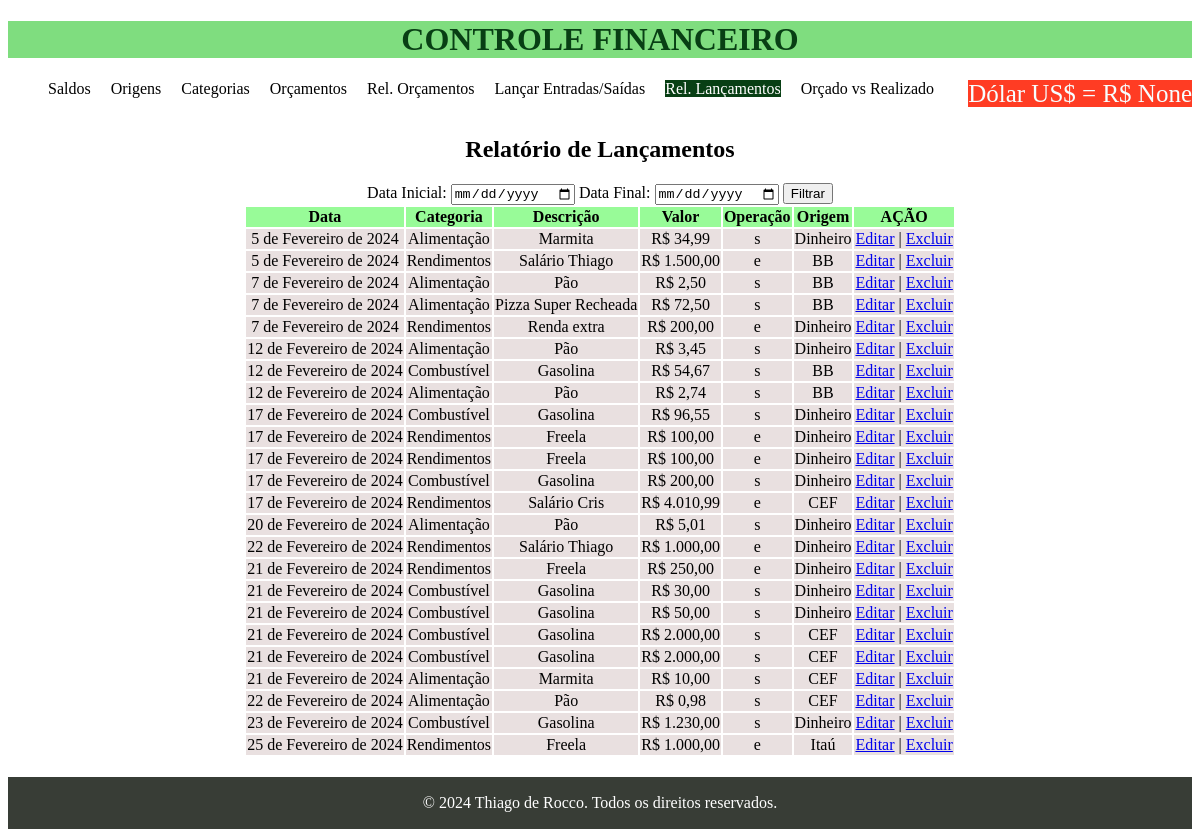
/rel-lctos/, run on an earlier commit of the app's database.
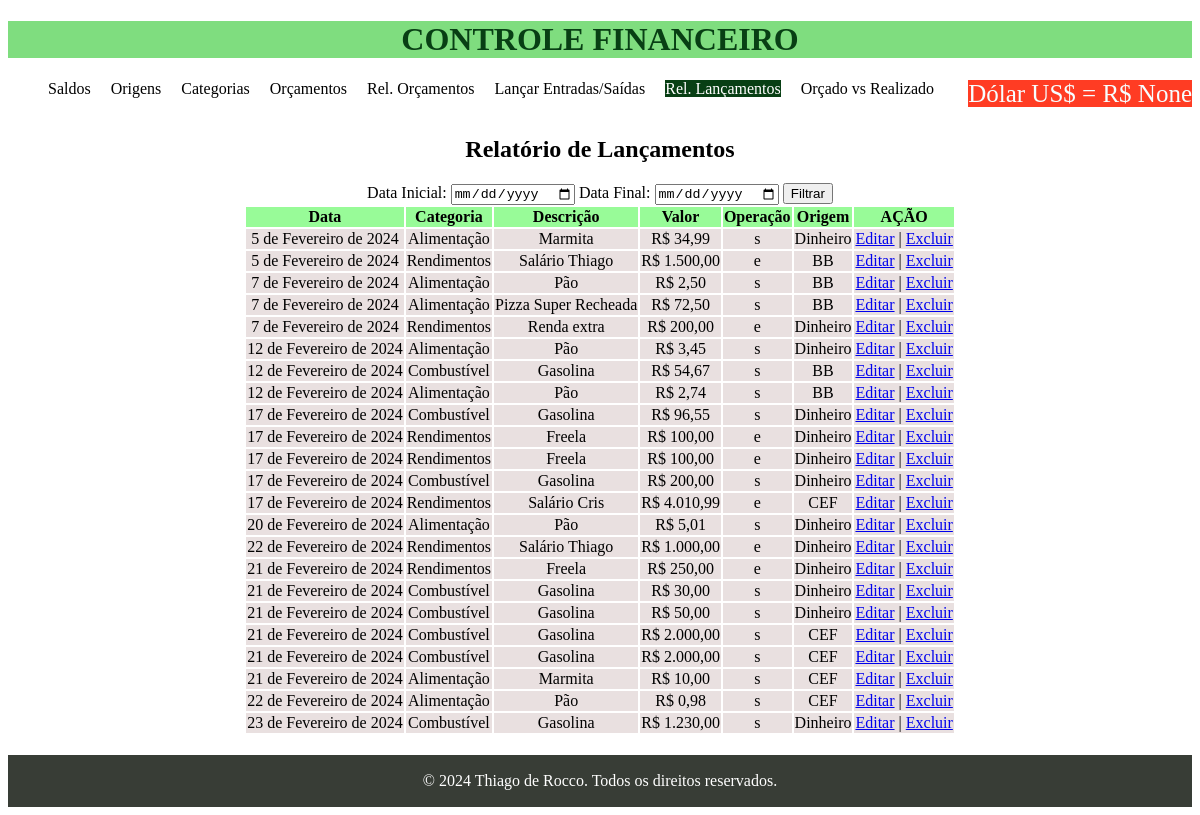
And on a later commit of the database.
### financeiro/models.py (models this page shows, shortened)
class Lancamento(models.Model):
    ENTRADA = 'e'
    SAIDA = 's'
    TIPO_OPERACAO_CHOICES = [(ENTRADA, 'Entrada'), (SAIDA, 'Saída'),]
    data = models.DateField()
    descricao = models.CharField(max_length=255)
    valor = models.DecimalField(max_digits=10, decimal_places=2)
    categoria = models.ForeignKey(Categoria, on_delete=models.CASCADE)
    origem = models.ForeignKey(Origem, on_delete=models.CASCADE)
    tipo_operacao = models.CharField(max_length=1,
                                     choices=TIPO_OPERACAO_CHOICES)

class Categoria(models.Model):
    nome = models.CharField(max_length=255)

class Origem(models.Model):
    nome = models.CharField(max_length=255)

### financeiro/views.py (the view)
# urls.py: path('rel-lctos/', rel_lancamentos, name='rel_lancamentos'),
def rel_lancamentos(request):
    lctos = Lancamento.objects.all()
    for lcto in lctos:
        lcto.nome_origem = lcto.origem.nome
        lcto.nome_categoria = lcto.categoria.nome
    return render(request, 'financeiro/rel_lancamentos.html', {"lctos": lctos})

### financeiro/templates/financeiro/rel_lancamentos.html (shortened to what this page needs)
{% extends 'financeiro/base.html' %}
{% load static %}
{% block content %}
<br><br>
    <h2>Relatório de Lançamentos</h2>
    <form action="">
        Data Inicial: <input type="date" name="" id="">
        Data Final: <input type="date" name="" id="">
        <input type="submit" value="Filtrar">
    </form>
    <table>
        <thead>
            <tr>
            <th>Data</th>
            <th>Categoria</th>
            <th>Descrição</th>
            <th>Valor</th>
            <th>Operação</th>
            <th>Origem</th>
            <th colspan="2">AÇÃO</th>
        </tr>
    </thead>
    {% for lcto in lctos %}
    <tr>
        <td>{{ lcto.data }}</td>
        <td>{{ lcto.nome_categoria }}</td>
        <td>{{ lcto.descricao }}</td>
        <td>R$ {{ lcto.valor }}</td>
        <td>{{ lcto.tipo_operacao }}</td>
        <td>{{ lcto.nome_origem}}</td>
        <td><a href="/update_get_lcto/{{lcto.id}}">Editar</a> | <a href="/delete_lcto/{{lcto.id}}">Excluir</a></td>
    </tr>
    {% endfor %}
</table>
{% endblock %}

### financeiro/templates/financeiro/base.html (shortened to what this page needs)
{% load static %}
<!DOCTYPE html>
<html lang="pt-br">
<head>
    <link rel="stylesheet" href="{% static 'css/style.css' %}" type="text/css">
</head>
<body>
    <header>
        <h1>CONTROLE FINANCEIRO</h1>
        <nav>
            {% block navbar %}{% include 'fragments/navbar.html' %}{% endblock %}
        </nav>
    </header>
    <aside>
        {%block dolar %}{% include 'fragments/dolar.html' %}{% endblock %}
    </aside>
    <main>
        {% block content %}{% endblock %}
    </main>
    <footer>
            {% block footer %}{% include 'fragments/footer.html' %}{% endblock %}
    </footer>
</body>
</html>

### financeiro/templates/fragments/navbar.html
<ul>
    <li><a id="nav1" href="{% url 'home' %}">Saldos</a></li>
    <li><a id="nav2" href="{% url 'rel_origens' %}">Origens</a></li>
    <li><a id="nav3" href="{% url 'rel_categorias' %}">Categorias</a></li>
    <li><a id="nav4" href="{% url 'orcamentos' %}">Orçamentos</a></li>
    <li><a id="nav5" href="{% url 'rel_orcamentos' %}">Rel. Orçamentos</a></li>
    <li><a id="nav6" href="{% url 'lancamentos' %}">Lançar Entradas/Saídas</a></li>
    <li><a id="nav7" href="{% url 'rel_lancamentos' %}">Rel. Lançamentos</a></li>
    <li><a id="nav8" href="{% url 'rel_orcado_realizado' %}">Orçado vs Realizado</a></li>
</ul>

### financeiro/templates/fragments/dolar.html
<span class="cot-dolar">Dólar US$ = R$ {{ request.cotacao_dolar }}</span>

### financeiro/templates/fragments/footer.html
<p>&copy; 2024 Thiago de Rocco. Todos os direitos reservados.</p>

### financeiro/static/css/style.css (style rules this page uses)
body { font-family: 'Trebuchet MS'; }
header { background-color: #7fdd7f; color: #083f14; }
nav { margin: 0 auto; }
main { margin: 0 auto; text-align: center; }
aside { float: right; }
main table { margin: 0 auto; }
footer { padding: 1px; margin-top: 20px; justify-content: center; text-align: center; font-family: 'Trebuchet MS'; background-color: #383d36; color: white; }
h1, h2 { text-align: center; }
ul li { float: left; padding-right: 20px; list-style-type: none; }
ul li a { text-decoration: none; color: black; }
.aselect { background: #083f14; color: white; }
thead tr { background-color:#98FB98 }
tr { background-color: rgb(233,224,224) }
.cot-dolar { justify-content: center; font-family: 'Trebuchet MS'; background-color: rgba(255, 30, 0, 0.863); color: rgb(247, 254, 255); font-size: 25px; }

What changed in the data, as far as the page shows it:
removed Lancamento: data "25 de Fevereiro de 2024", nome_categoria "Rendimentos", descricao "Freela", valor "1.000,00", tipo_operacao "e", nome_origem "Itaú"
